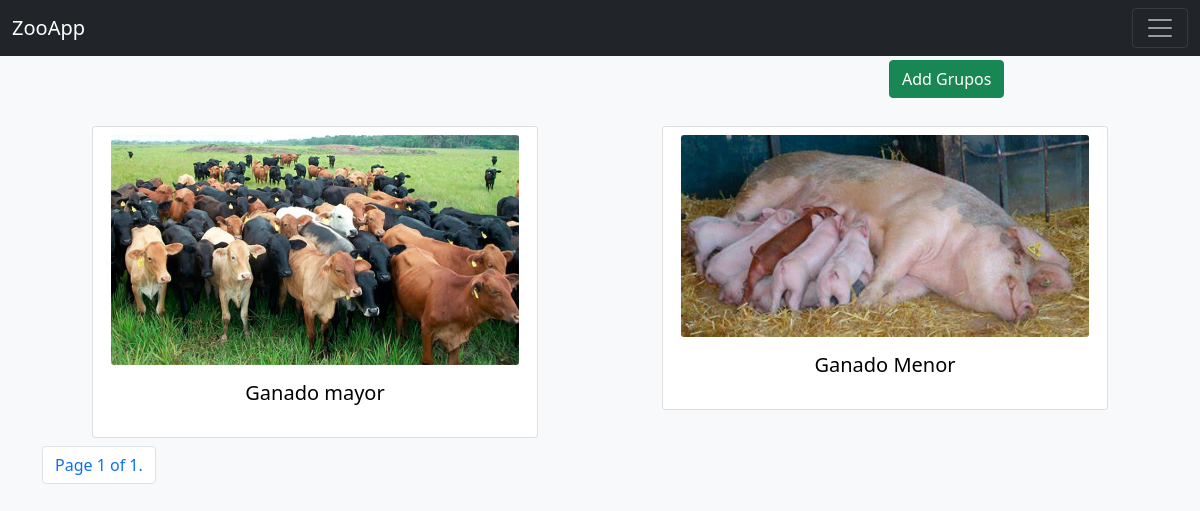
The page /admin-grup (signed in) on the database its author committed.
### Api_grup_all/models.py (models this page shows, shortened)
class GrupoAnimals(models.Model):
    idGrup = models.AutoField(primary_key=True)
    grupo = models.CharField(max_length= 100, blank = True, unique= False)
    foto = models.ImageField(upload_to ="Grupo" , blank= False, unique=False)
    activo = models.BooleanField(default=False)
    class Meta:
        verbose_name_plural= "Grupos"

### views_templates/views.py (the view)
# urls.py: path("admin-grup", Page_grup.as_view(), name="all_grup"),
class Page_grup(PermissionRequiredMixin,ListView):
    permission_required= (
        'Api_grup_all.view_grupoanimals'
    )
    template_name= "viewgroup/pagiall.html"
    model = GrupoAnimals
    def dispatch(self, request, *args, **kwargs):
        if request.user.is_authenticated:
            try:
                grupo = GrupoAnimals.objects.all()
                page_number = request.GET.get('page')
                paginator= Paginator(grupo, 12)
                page_obj = paginator.get_page(page_number)
                data= {
                "grupos": grupo,
                "pages":page_obj,
                }
                return render(request, "viewgroup/pagiall.html", data)
            except GrupoAnimals.DoesNotExist:
                messages.success(request,'Error: la ruta no existe ')
                return redirect('home')
        return redirect('home')

### views_templates/Templates/viewgroup/pagiall.html (shortened to what this page needs)
{% extends 'base.html' %}
{% load static %}
{% block content %}
<div class="container justify-content-sm-center">
  {% if user.is_authenticated %}
  <div class="row">
    <div class="col-9">
    </div>
    <div class="col-3 p-1">
      <a href="{% url 'add_grup' %}" class="btn btn-success">Add Grupos</a>
    </div>
  </div>{% endif %}
<div class="row row-cols-2">
    {% for grupo in pages %}
        <div class="col-sm py-2 g-3 w-100">
        <div class="container-lg px-1 text-center"style="width:450px;">
            <div class="row gx-1 row-cols-1 " style="">
                <div class="card text-center">
                    <a href="{% url 'select_grup' grupo.idGrup %}" class="nav-link ">
                    <div class="row g-0">
                      <div class="col-md-8 w-100">
                        <img src="{{ grupo.foto.url }}" class="card-img w-100 h-100" alt="...">
                      </div>
                      <div class="col">
                        <div class="card-body text-center">
                          <h5 class="card-title">{{ grupo.grupo }}</h5>
                        </div>
                      </div>
                    </div></a>
                  </div>
            </div>
          </div>
    </div>
    {% endfor %}
</div>
<div class="pagination">
    <nav aria-label="...">
  <ul class="pagination">
        <li class="page-item">
          <p class="page-link">
              Page {{ pages.number }} of {{ pages.paginator.num_pages }}.
           </p>
          </li>
  </ul>
</nav>
</div>
</div>
        {% endblock %}

### views_templates/static/css/body.css (style rules this page uses)
* { color: black; }

### rows shown on the page
GrupoAnimals: foto (picture), grupo "Ganado mayor"
GrupoAnimals: foto (picture), grupo "Ganado Menor"

### other values the page prints
{{ pages.number }} "1"
{{ pages.paginator.num_pages }} "1"
